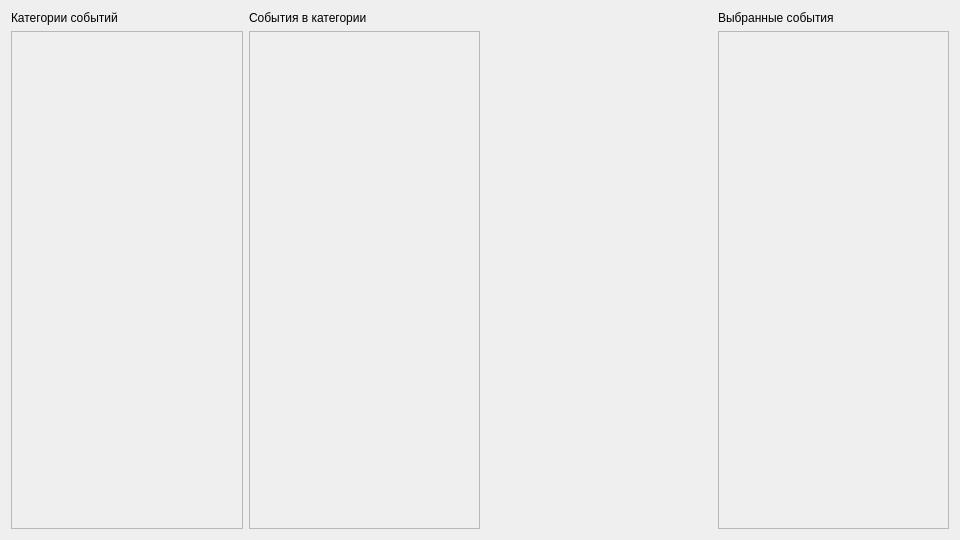
<?xml version="1.0" encoding="UTF-8"?>
<ui version="4.0">
 <class>MainMenu</class>
 <widget class="QWidget" name="MainMenu">
  <property name="geometry">
   <rect>
    <x>0</x>
    <y>0</y>
    <width>960</width>
    <height>540</height>
   </rect>
  </property>
  <property name="windowTitle">
   <string>Form</string>
  </property>
  <layout class="QHBoxLayout" name="horizontalLayout">
   <item>
    <layout class="QVBoxLayout" name="verticalLayout_categories">
     <item>
      <widget class="QLabel" name="label_categories_title">
       <property name="text">
        <string>Категории событий</string>
       </property>
      </widget>
     </item>
     <item>
      <widget class="QScrollArea" name="scrollArea_categories">
       <property name="widgetResizable">
        <bool>true</bool>
       </property>
       <widget class="QWidget" name="scrollAreaWidgetContents_categories">
        <property name="geometry">
         <rect>
          <x>0</x>
          <y>0</y>
          <width>227</width>
          <height>499</height>
         </rect>
        </property>
       </widget>
      </widget>
     </item>
    </layout>
   </item>
   <item>
    <layout class="QVBoxLayout" name="verticalLayout_events">
     <item>
      <widget class="QLabel" name="label_events_title">
       <property name="text">
        <string>События в категории</string>
       </property>
      </widget>
     </item>
     <item>
      <widget class="QScrollArea" name="scrollArea_events">
       <property name="widgetResizable">
        <bool>true</bool>
       </property>
       <widget class="QWidget" name="scrollAreaWidgetContents_events">
        <property name="geometry">
         <rect>
          <x>0</x>
          <y>0</y>
          <width>227</width>
          <height>499</height>
         </rect>
        </property>
       </widget>
      </widget>
     </item>
    </layout>
   </item>
   <item>
    <spacer name="horizontalSpacer">
     <property name="orientation">
      <enum>Qt::Horizontal</enum>
     </property>
     <property name="sizeHint" stdset="0">
      <size>
       <width>40</width>
       <height>20</height>
      </size>
     </property>
    </spacer>
   </item>
   <item>
    <layout class="QVBoxLayout" name="verticalLayout_selectes_eventes">
     <item>
      <widget class="QLabel" name="label_selectes_eventes_title">
       <property name="text">
        <string>Выбранные события</string>
       </property>
      </widget>
     </item>
     <item>
      <widget class="QScrollArea" name="scrollArea_selectes_eventes">
       <property name="widgetResizable">
        <bool>true</bool>
       </property>
       <widget class="QWidget" name="scrollAreaWidgetContents_selectes_eventes">
        <property name="geometry">
         <rect>
          <x>0</x>
          <y>0</y>
          <width>227</width>
          <height>499</height>
         </rect>
        </property>
       </widget>
      </widget>
     </item>
    </layout>
   </item>
  </layout>
 </widget>
 <resources/>
 <connections/>
</ui>
